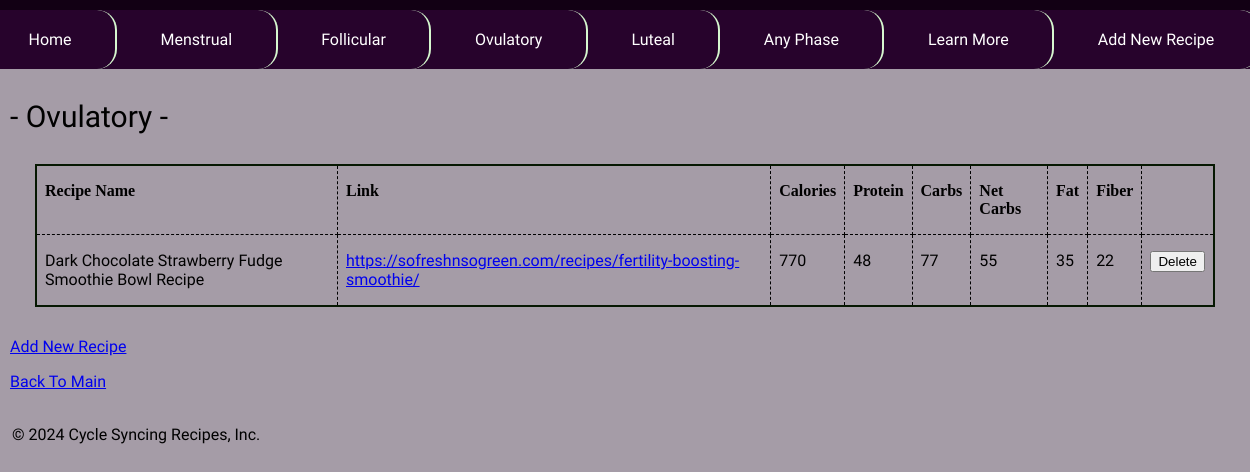
/recipe_list.php?phase_id=3, run on the app's committed database.
### tables this page shows
CREATE TABLE `phases` (
  `phaseID` int(11) NOT NULL,
  `phase_name` text NOT NULL
);

CREATE TABLE `recipes` (
  `recipe_ID` int(11) NOT NULL,
  `phase_ID` int(11) NOT NULL,
  `recipe_name` text NOT NULL,
  `recipe_link` text NOT NULL,
  `ingredients` text NOT NULL DEFAULT 'not sure yet',
  `calories` int(11) DEFAULT NULL,
  `protein` int(11) DEFAULT NULL,
  `carbs` int(11) DEFAULT NULL,
  `fat` int(11) DEFAULT NULL,
  `fiber` int(11) DEFAULT NULL,
  `net_carbs` int(11) DEFAULT NULL,
  `meal_type_ID` int(11) DEFAULT NULL
);

### model/get_phase.php (called while the page is built, shortened)
<?php
class PhaseDB {
    public function getPhases() {
        $db = Database::getDB();
        $query = 'SELECT * FROM phases
                  ORDER BY phaseID';
        $result = $db->query($query);
        $phases = array();
        foreach ($result as $row) {
            $phase = new Phase();
            $phase->setID($row['phaseID']);
            $phase->setName($row['phase_name']);
            $phases[] = $phase;
        }
        return $phases;
    }
    public function getPhase($phase_id) {
        $db = Database::getDB();
        $query = "SELECT * FROM phases
                  WHERE phaseID = '$phase_id'";
        try {
            $statement = $db->query($query);
            $row = $statement->fetch();
            $phase = new Phase();
            $phase->setID($row['phaseID']);
            $phase->setName($row['phase_name']);
            return $phase;
        } catch (Exception $e) {
            echo 'Error: ' . $e->getMessage();
            return null;
        }
    }
}
?>

### setup.php (called while the page is built, shortened)
<?php
require_once('model/phase.php');
require_once('model/get_phase.php');
require_once('model/recipe.php');
require_once('model/get_recipe.php');
$phaseDB = new PhaseDB();
$recipeDB = new RecipeDB();
$phase_id = filter_input(INPUT_GET, 'phase_id', FILTER_VALIDATE_INT);
$current_phase = $phaseDB->getPhase($phase_id);
$phases = $phaseDB->getPhases();
$recipes = $recipeDB->getRecipesByPhase($phase_id);
?>

### model/phase.php (called while the page is built)
<?php
class Phase {
    private $id;
    private $name;
    public function __construct() {
        $this->id = 0;
        $this->name = '';
    }
    public function getID() {
        return $this->id;
    }
    public function setID($value) {
        $this->id = $value;
    }
    public function getName() {
        return $this->name;
    }
    public function setName($value) {
        $this->name = $value;
    }
}
?>

### model/get_recipe.php (called while the page is built, shortened)
<?php
class RecipeDB {
    public function getRecipesByPhase($phase_id) {
        $db = Database::getDB();
        $phaseDB = new PhaseDB();
        $phase = $phaseDB->getPhase($phase_id);
        $query = "SELECT * FROM recipes
                  WHERE phase_ID = '$phase_id'
                  ORDER BY recipe_ID";
        $result = $db->query($query);
        $recipes = array();
        foreach ($result as $row) {
            $recipe = new Recipe();
            $recipe->setPhase($phase);
            $recipe->setId($row['recipe_ID']);
            $recipe->setLink($row['recipe_link']);
            $recipe->setName($row['recipe_name']);
            $recipe->setCalories($row['calories']);
            $recipe->setProtein($row['protein']);
            $recipe->setCarbs($row['carbs']);
            $recipe->setFat($row['fat']);
            $recipe->setFiber($row['fiber']);
            $recipe->setNet_Carbs($row['net_carbs']);
            $recipes[] = $recipe;
        }
        return $recipes;
    }
}
?>

### model/recipe.php (called while the page is built, shortened)
<?php
class Recipe {
    private $phase, $id, $name, $link, $calories, $protein, $carbs, $fat, $fiber, $net_carbs;
    public function __construct() {
        $this->name = '';
        $this->link = '';
        $this->calories = 0;
        $this->protein = 0;
        $this->carbs = 0;
        $this->fat = 0;
        $this->fiber = 0;
        $this->net_carbs = 0;
    }
    public function getName() {
        return $this->name;
    }
    public function setName($value) {
        $this->name = $value;
    }
    public function getLink() {
        return $this->link;
    }
    public function setLink($value) {
        $this-> link = $value;
    }
    public function getCalories() {
        $formatted_cals = number_format($this->calories, 0);
        return $formatted_cals;
    }
    public function setCalories($value) {
        $this->calories = $value;
    }
    public function getProtein() {
        $formatted_protein = number_format($this->protein, 0);
        return $formatted_protein;
    }
    public function setProtein($value) {
        $this-> protein = $value;
    }
    public function getCarbs() {
        $formatted_carbs = number_format($this->carbs, 0);
        return $formatted_carbs;
    }
    public function setCarbs($value) {
        $this-> carbs = $value;
    }
    public function getFat() {
        $formatted_fat = number_format($this->fat, 0);
        return $formatted_fat;
    }
    public function setFat($value) {
        $this-> fat = $value;
    }
    public function getFiber() {
        $formatted_fiber = number_format($this->fiber, 0);
        return $formatted_fiber;
    }
    public function setFiber($value) {
        $this-> fiber = $value;
    }
    public function getNet_Carbs() {
        $formatted_net_carbs = number_format($this->net_carbs, 0);
        return $formatted_net_carbs;
    }
    public function setNet_Carbs($value) {
        $this-> net_carbs = $value;
    }
}
?>

### recipe_list.php (the view, shortened to what this page needs)
<?php include 'view/header.php'; ?>
<?php include 'view/navbar.php'; ?>
<?php include 'setup.php'; ?>
    <body class = "inside">
        <section>
        <h1 id = "phase_name">- <?php echo $phaseDB->getPhase($phase_id)->getName(); ?> -</h1>
        <table>
            <tr>
                <th>Recipe Name</th>
                <th>Link</th>
                <th class="right">Calories</th>
                <th class="right">Protein</th>
                <th class="right">Carbs</th>
                <th class="right">Net Carbs</th>
                <th class="right">Fat</th>
                <th class="right">Fiber</th>
                <th>&nbsp;</th>
            </tr>
            <?php foreach ($recipes as $recipe) : ?>
            <tr>
                <td><?php echo $recipe -> getName(); ?></td>
                <td><a target="_blank" href = "<?php echo $recipe -> getLink() ?>"><?php echo $recipe -> getLink() ?></a></td>
                <td><?php echo $recipe -> getCalories(); ?></td>
                <td><?php echo $recipe -> getProtein(); ?></td>
                <td><?php echo $recipe -> getCarbs(); ?></td>
                <td><?php echo $recipe -> getNet_Carbs(); ?></td>
                <td><?php echo $recipe -> getFat(); ?></td>
                <td><?php echo $recipe -> getFiber(); ?></td>
                <td><form action="." method="post"
                          id="delete_product_form">
                    <input type="submit" value="Delete">
                </form></td>
            </tr>
            <?php endforeach; ?>
        </table>
        <p><a href="recipe_list.php?phase_id=<?php echo $phase->getID(); ?>">Add New Recipe</a></p>
        <p><a href="/GitHub/Cycle-Syncing-Recipes/index.php">Back To Main</a></p>
    </section>
    </body>
<?php include 'view/footer.php'; ?>

### view/navbar.php
<?php include 'setup.php'; ?>
<nav class = "navbar">
    <ul class = "navbar">
        <li><a class = "navbar" href="/GitHub/Cycle-Syncing-Recipes/index.php">Home</a></li>
        <li class = "navbar" >
            <?php foreach ($phases as $phase) : ?>
            <li><a class = "navbar" href="recipe_list.php?phase_id=<?php echo $phase->getID(); ?>">
                    <?php echo $phase->getName(); ?>
                </a>
            </li>
            <?php endforeach; ?>
        </li>
        <li><a class = "navbar" href="research.php">Learn More</a></li>
        <li><a class = "navbar" href="add_new_recipe.php">Add New Recipe</a></li>
    </ul>
    </nav>

### main.css (style rules this page uses)
.outside { background-color: #120014; }
html { display: flex; flex-direction: column; align-items: center; }
body:not(nav) { background-color: #a59ca7; border-color: #061802; border-radius: 10px; min-width: 80rem; max-width: 80rem; min-height: 36rem; margin: 10px; }
h1, h2, h3, h4, h5, h6, p, label { padding-left: 25px; }
h1, h2, h3 { font-family: "Rowdies", sans-serif; font-weight: lighter; }
p, li, td, pre { font-family: "Inconsolata", monospace; font-size: medium; }
#phase_name { font-size: 30px; }
nav { margin-bottom: 30px; border-radius: 20px 0px; }
ul { list-style-type: none; margin: 0; padding: 0; overflow: hidden; }
ul.navbar { background-color: #27032c; }
li.navbar { float: left; }
li a.navbar { float: left; display: block; color: white; text-align: center; padding: 20px 43.5px; text-decoration: none; border-right: 2px solid #d6f8cf; border-radius: 20px; }
table { margin: 30px 50px; border: 2px solid #061802; border-collapse: collapse; border-radius: 5px; }
td, th { border: 1px dashed black; padding: 1em .5em 1em .5em; vertical-align: top; text-align: left; }

### data on the page
phases: phase_name "Menstrual"
phases: phase_name "Follicular"
phases: phase_name "Ovulatory"
phases: phase_name "Luteal"
phases: phase_name "Any Phase"
recipes: recipe_name "Dark Chocolate Strawberry Fudge Smoothie Bowl Recipe", recipe_link "https://sofreshnsogreen.com/recipes/fertility-boosting-smoothie/", calories "770", protein "48", carbs "77", net_carbs "55", fat "35", fiber "22"
